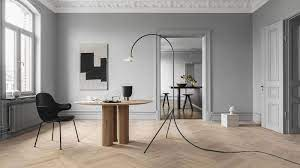
#> input picture Photos/minimalism.jpg, 300 x 168 px
$ python histogram.py
#> lines starting #> are read from the running program, lines starting #| are printed output that depends on the picture; after the words box and inside, x2 and y2 are one past the last pixel; in counts of white or black regions, pixels touching at a corner belong together
import cv2 as cv
import numpy as np
import matplotlib.pyplot as plt

img = cv.imread('Photos/minimalism.jpg')
#> img is the input picture: shape (168, 300, 3); mean B, G, R 143.5, 148.8, 154.7
cv.imshow('Minimalism', img)

# gray = cv.cvtColor(img, cv.COLOR_BGR2GRAY)


# 2. Try with mask
blank = np.zeros(img.shape[:2], dtype='uint8')
circle = cv.circle(blank, (img.shape[1]//4, img.shape[0]//4), 100, 255, -1)
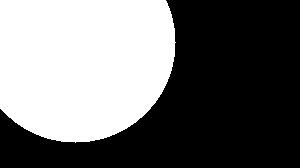
#> blank: shape (168, 300); 43.5% white; 1 white region, box (x1, y1, x2, y2) and area: (0, 0, 176, 143) 21935
# mask = cv.bitwise_and(gray, gray, mask=circle)
mask = cv.bitwise_and(img, img, mask=circle)
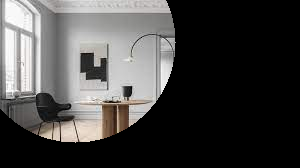
#> mask: shape (168, 300, 3); mean B, G, R 68.2, 69.2, 70.3


cv.imshow('Mask', mask)

# [14 lines of commented-out code are left out]
color = ('b', 'g', 'r')
for i, col in enumerate(color):
    hist = cv.calcHist([img], [i], None, [256], [0, 256])
    plt.plot(hist, color=col)
    plt.xlim([0, 256])
plt.show()
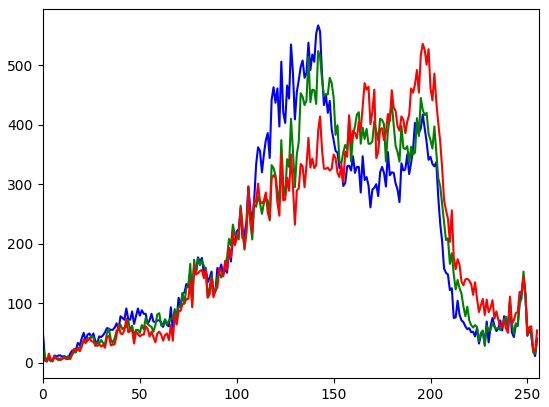
#> figure drawn by matplotlib, 1 panel; curve peaks at x = 142, y = 567; curve peaks at x = 142, y = 524; curve peaks at x = 196, y = 536


cv.waitKey(0)

$ run again, with Photos/mini2.jpg copied over Photos/minimalism.jpg
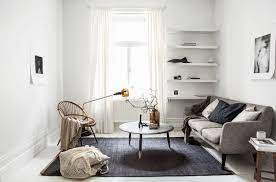
#> input picture Photos/mini2.jpg, 276 x 182 px
#> img is the input picture: shape (182, 276, 3); mean B, G, R 182.8, 185, 187.9
#> `circle = cv.circle(blank, (img.shape[1]//4, img.shape[0]//4), 100, 255..`:
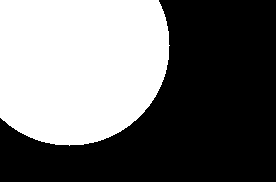
#> blank: shape (182, 276); 43.3% white; 1 white region, box (x1, y1, x2, y2) and area: (0, 0, 170, 146) 21744
#> `plt.show()`:
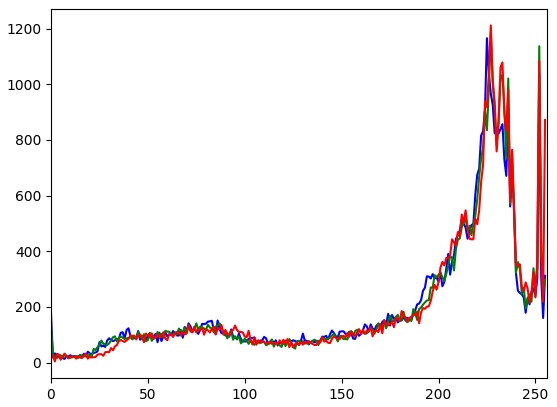
#> figure drawn by matplotlib, 1 panel; curve peaks at x = 225, y = 1166; curve peaks at x = 227, y = 1185; curve peaks at x = 227, y = 1212
